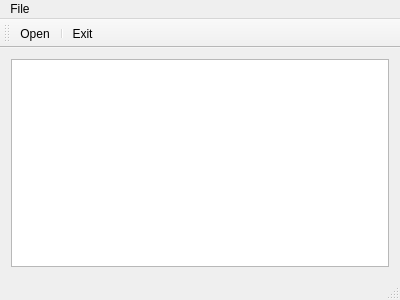
<?xml version="1.0" encoding="UTF-8"?>
<ui version="4.0">
 <class>MainWindow</class>
 <widget class="QMainWindow" name="MainWindow">
  <property name="geometry">
   <rect>
    <x>0</x>
    <y>0</y>
    <width>400</width>
    <height>300</height>
   </rect>
  </property>
  <property name="windowTitle">
   <string>MainWindow</string>
  </property>
  <widget class="QWidget" name="centralWidget">
   <layout class="QGridLayout" name="gridLayout">
    <item row="0" column="0">
     <widget class="QGraphicsView" name="graphicsView"/>
    </item>
   </layout>
  </widget>
  <widget class="QMenuBar" name="menuBar">
   <property name="geometry">
    <rect>
     <x>0</x>
     <y>0</y>
     <width>400</width>
     <height>21</height>
    </rect>
   </property>
   <widget class="QMenu" name="menuFile">
    <property name="title">
     <string>File</string>
    </property>
    <addaction name="actionOpen"/>
    <addaction name="separator"/>
    <addaction name="actionE_xit"/>
   </widget>
   <addaction name="menuFile"/>
  </widget>
  <widget class="QToolBar" name="mainToolBar">
   <attribute name="toolBarArea">
    <enum>TopToolBarArea</enum>
   </attribute>
   <attribute name="toolBarBreak">
    <bool>false</bool>
   </attribute>
   <addaction name="actionOpen"/>
   <addaction name="separator"/>
   <addaction name="actionE_xit"/>
  </widget>
  <widget class="QStatusBar" name="statusBar"/>
  <action name="actionOpen">
   <property name="text">
    <string>Open</string>
   </property>
   <property name="shortcut">
    <string>Ctrl+O</string>
   </property>
  </action>
  <action name="actionE_xit">
   <property name="text">
    <string>E&amp;xit</string>
   </property>
   <property name="shortcut">
    <string>Ctrl+Q</string>
   </property>
  </action>
 </widget>
 <layoutdefault spacing="6" margin="11"/>
 <resources/>
 <connections>
  <connection>
   <sender>actionE_xit</sender>
   <signal>triggered()</signal>
   <receiver>MainWindow</receiver>
   <slot>close()</slot>
   <hints>
    <hint type="sourcelabel">
     <x>-1</x>
     <y>-1</y>
    </hint>
    <hint type="destinationlabel">
     <x>199</x>
     <y>149</y>
    </hint>
   </hints>
  </connection>
  <connection>
   <sender>actionOpen</sender>
   <signal>triggered()</signal>
   <receiver>MainWindow</receiver>
   <slot>slotFileOpen()</slot>
   <hints>
    <hint type="sourcelabel">
     <x>-1</x>
     <y>-1</y>
    </hint>
    <hint type="destinationlabel">
     <x>199</x>
     <y>149</y>
    </hint>
   </hints>
  </connection>
 </connections>
 <slots>
  <slot>slotFileOpen()</slot>
 </slots>
</ui>
